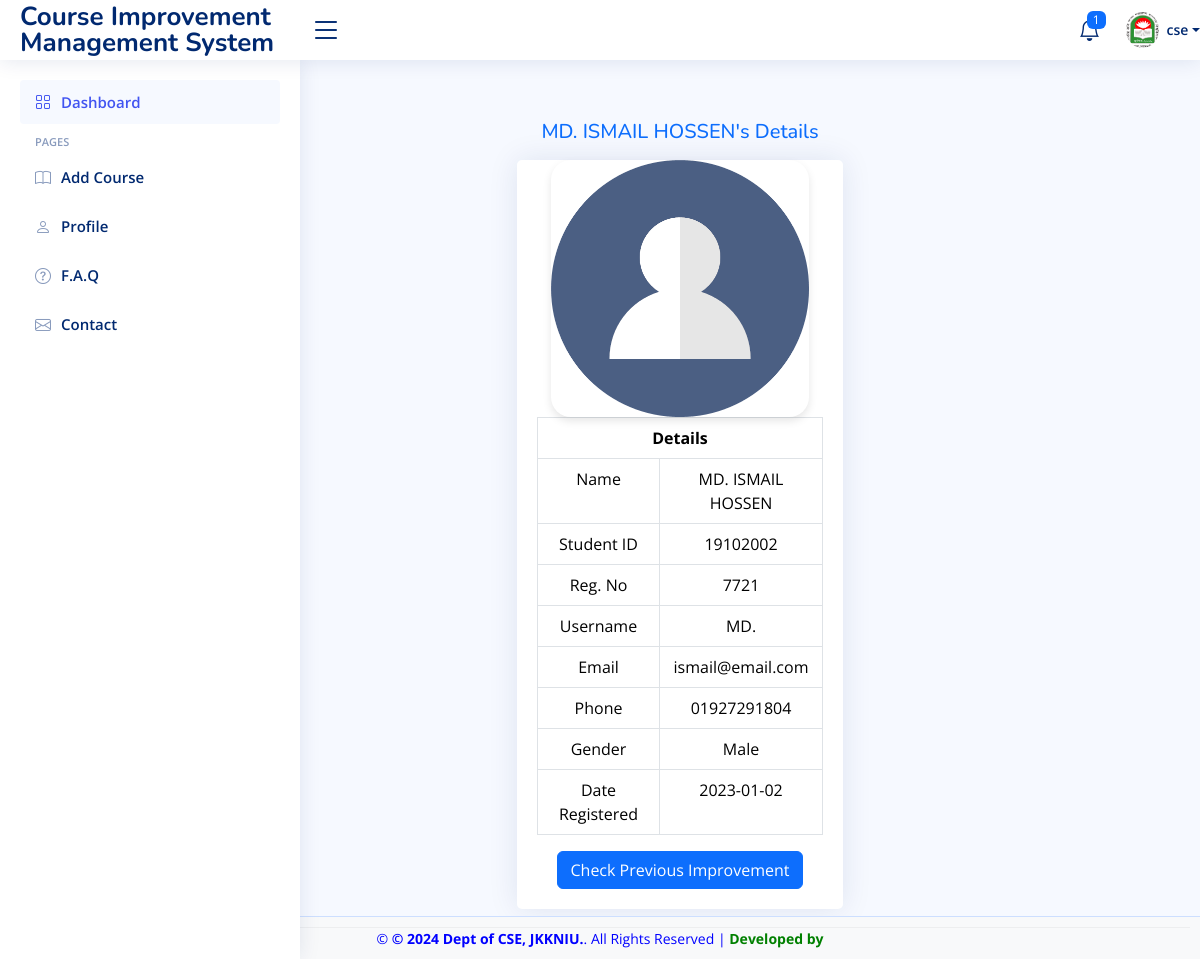
The app's page /department/view.php?id=2&name=MD. (signed in) with its own data.
### tables this page shows
CREATE TABLE `department` (
  `Id` int(50) NOT NULL,
  `dept_name` varchar(100) NOT NULL,
  `username` varchar(100) NOT NULL,
  `password` varchar(50) NOT NULL,
  `profile` varchar(150) NOT NULL DEFAULT 'jkkniu.png'
);

CREATE TABLE `students` (
  `id` int(11) NOT NULL,
  `name` varchar(200) NOT NULL,
  `username` varchar(200) NOT NULL,
  `department` varchar(40) NOT NULL,
  `stud_id` varchar(100) NOT NULL,
  `reg_no` varchar(100) NOT NULL,
  `email` varchar(200) NOT NULL,
  `gender` varchar(200) NOT NULL,
  `phone` varchar(200) NOT NULL,
  `password` varchar(200) NOT NULL,
  `data_reg` varchar(200) NOT NULL,
  `status` varchar(200) NOT NULL,
  `session` varchar(200) NOT NULL,
  `otp` varchar(100) NOT NULL,
  `profile` varchar(200) NOT NULL DEFAULT 'default.jpeg'
);

### department/view.php (the view, shortened to what this page needs)
<?php
include("header.php");
include("sidebar.php");
include("../include/connect.php");
?>
<main id="main" class="main">
    <div class="container-fluid">
        <div class="row">
            <div class="col-md-10">
                <?php
                if (isset($_GET['id'])) {
                    $id = $_GET['id'];
                    $query = "SELECT * FROM students WHERE id='$id'";
                    $res = mysqli_query($conn, $query);
                    $row = mysqli_fetch_array($res);
                }
                ?>
                <h5 class="text-center my-3 text-primary"><?php echo $row['name']."'s" ?> Details</h5>
                <div class="col-md-12 profile-section">
                    <div class="row">
                        <div class="col-md-3"></div>
                        <div class="col-md-6 text-center">
                            <div class="card">
                                <div class="card-body">
                                    <?php echo "<img src='../student/img/" . $row['profile'] . "' class='profile-image'>";  ?>
                                    <table class="table table-bordered ">
                                        <tr>
                                            <th class="text-center" colspan="2">Details</th>
                                        </tr>
                                        <tr>
                                            <td>Name</td>
                                            <td><?php echo $row['name']; ?></td>
                                        </tr>
                                        <tr>
                                            <td>Student ID</td>
                                            <td><?php echo $row['stud_id']; ?></td>
                                        </tr>
                                        <tr>
                                            <td>Reg. No</td>
                                            <td><?php echo $row['reg_no']; ?></td>
                                        </tr>
                                        <tr>
                                            <td>Username</td>
                                            <td><?php echo $row['username']; ?></td>
                                        </tr>
                                        <tr>
                                            <td>Email</td>
                                            <td><?php echo $row['email']; ?></td>
                                        </tr>
                                        <tr>
                                            <td>Phone</td>
                                            <td><?php echo $row['phone']; ?></td>
                                        </tr>
                                        <tr>
                                            <td>Gender</td>
                                            <td><?php echo $row['gender']; ?></td>
                                        </tr>
                                        <tr>
                                            <td>Date Registered</td>
                                            <td><?php echo $row['data_reg']; ?></td>
                                        </tr>
                                    </table>

### department/header.php (shortened to what this page needs)
<?php
include("../include/connect.php");
?>
<!DOCTYPE html>
<html lang="en">
<head>
  <link href="../admin/assets/vendor/bootstrap/css/bootstrap.min.css" rel="stylesheet">
  <link href="../admin/assets/vendor/bootstrap-icons/bootstrap-icons.css" rel="stylesheet">
  <link href="../admin/assets/vendor/boxicons/css/boxicons.min.css" rel="stylesheet">
  <link href="../admin/assets/vendor/quill/quill.snow.css" rel="stylesheet">
  <link href="../admin/assets/vendor/quill/quill.bubble.css" rel="stylesheet">
  <link href="../admin/assets/vendor/remixicon/remixicon.css" rel="stylesheet">
  <link href="../admin/assets/vendor/simple-datatables/style.css" rel="stylesheet">
  <link href="../admin/assets/css/style.css" rel="stylesheet">
</head>
<body>
  <header id="header" class="header fixed-top d-flex align-items-center">
    <div class="d-flex align-items-center justify-content-between">
      <a href="index.php" class="logo d-flex align-items-center">
        <span class="d-none d-lg-block">Course Improvement Management System
        </span>
      </a>
      <i class="bi bi-list toggle-sidebar-btn"></i>
    </div>
    <nav class="header-nav ms-auto">
      <ul class="d-flex align-items-center">
        <li class="nav-item dropdown">
          <?php
        $username=$_SESSION['dept'];
          $query = "SELECT * FROM department WHERE username = '$username'";
          $result = mysqli_query($conn, $query);
          $num = mysqli_num_rows($result);
          ?>
          <a class="nav-link nav-icon" href="" data-bs-toggle="dropdown">
            <i class="bi bi-bell"></i>
            <span class="badge bg-primary badge-number"><?php echo $num; ?></span>
          </a>
        </li>
        <?php
        $sql="select * from department where username='$username'";
        $result=mysqli_query($conn,$sql);
        $row=mysqli_fetch_assoc($result);
        ?>
        <a class="nav-link nav-profile d-flex align-items-center pe-0" href="users-profile.php" data-bs-toggle="dropdown">
        <img src="uploads/<?php echo $row['profile']; ?>" alt="Profile" class="rounded-circle">
          <span class="d-none d-md-block dropdown-toggle ps-2"><?php echo $row['username'];?></span>
        </a>
      </ul>
    </nav>
  </header>
</body>
</html>

### admin/assets/css/style.css (style rules this page uses)
:root { scroll-behavior: smooth; }
body { font-family: "Open Sans", sans-serif; background: #f6f9ff; color: #444444; }
a { color: #4154f1; text-decoration: none; }
h1, h2, h3, h4, h5, h6 { font-family: "Nunito", sans-serif; }
#main { margin-top: 60px; padding: 20px 30px; transition: all 0.3s; }
.card { margin-bottom: 30px; border: none; border-radius: 5px; box-shadow: 0px 0 30px rgba(1, 41, 112, 0.1); }
.card-body { padding: 0 20px 20px 20px; }
.logo { line-height: 1; }
@media (min-width: 1200px) { .logo { width: 280px; } }
.logo span { font-size: 26px; font-weight: 700; color: #012970; font-family: "Nunito", sans-serif; }
.header { transition: all 0.5s; z-index: 997; height: 60px; box-shadow: 0px 2px 20px rgba(1, 41, 112, 0.1); background-color: #fff; padding-left: 20px; }
.header .toggle-sidebar-btn { font-size: 32px; padding-left: 10px; cursor: pointer; color: #012970; }
.header-nav ul { list-style: none; }
.header-nav>ul { margin: 0; padding: 0; }
.header-nav .nav-icon { font-size: 22px; color: #012970; margin-right: 25px; position: relative; }
.header-nav .nav-profile { color: #012970; }
.header-nav .nav-profile img { max-height: 36px; }
.header-nav .nav-profile span { font-size: 14px; font-weight: 600; }
.header-nav .badge-number { position: absolute; inset: -2px -5px auto auto; font-weight: normal; font-size: 12px; padding: 3px 6px; }
@media (min-width: 1200px) { #main, #footer { margin-left: 300px; } }

### department/view.php (style rules this page uses)
.profile-image { width: 90%; max-width: 300px; height: auto; border-radius: 20px; box-shadow: 0 4px 8px rgba(0, 0, 0, 0.1); }

### records on screen
department: profile (picture), username "cse"
students: name "MD. ISMAIL HOSSEN", profile (placeholder picture), stud "19102002", reg_no "7721", username "MD.", email "ismail@email.com", phone "01927291804", gender "Male", data_reg "2023-01-02"

### other values on screen
$num "1"
